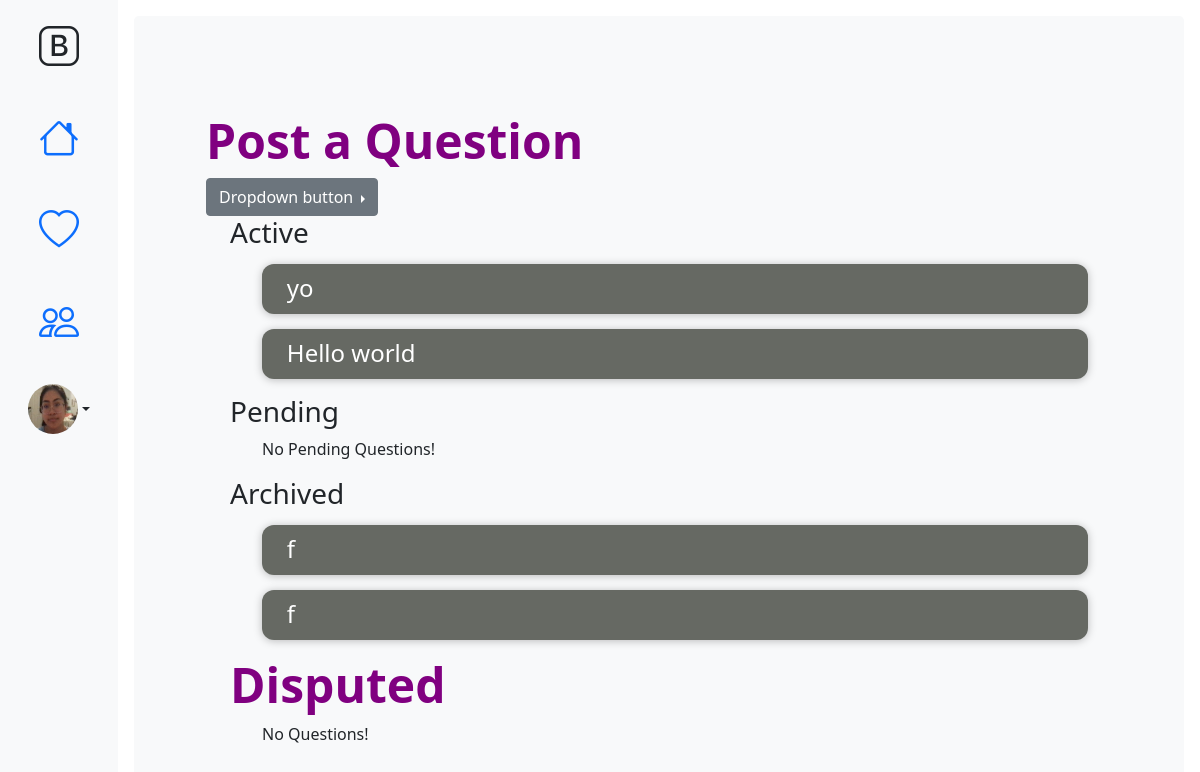
Page /user/ (signed in) on the earlier database version.
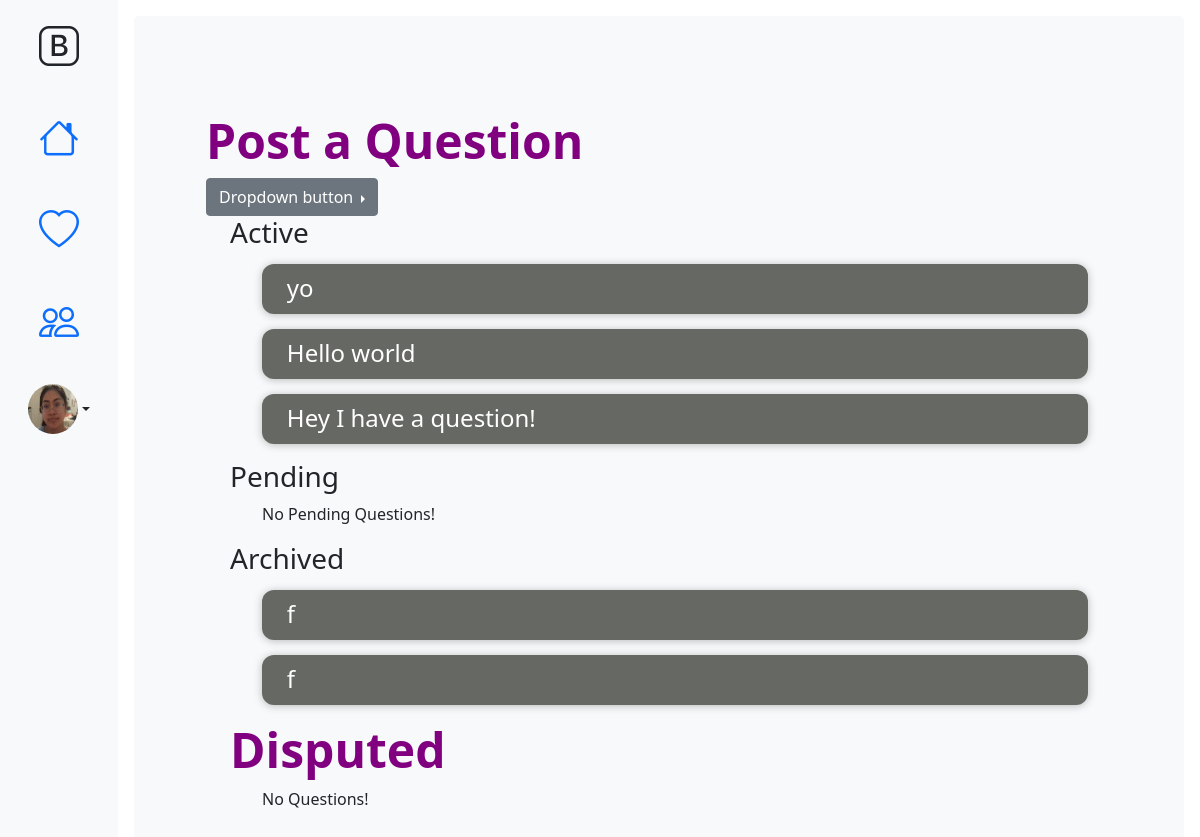
Same page on the later database version.
### firstApp/models.py (models this page shows, shortened)
class Question(models.Model):
    PROGRESSTYPE = models.TextChoices('PROGRESSTYPE', 'Active Pending Archived Disputed')
    FIELDTYPE = models.TextChoices('FIELDTYPE', 'Medical Engineering Education Home General')
    title = models.CharField(max_length=200)
    author = models.ForeignKey('auth.User', on_delete=models.CASCADE, null=True)
    text = models.TextField()
    created_date = models.DateTimeField(default=timezone.now)
    price = models.PositiveIntegerField(default=1)
    field_type = models.CharField(choices=FIELDTYPE.choices, max_length=12, default="General")
    progress_type = models.CharField(choices=PROGRESSTYPE.choices, max_length=12, default="Pending")
    room = models.CharField(max_length=6, default="")

### firstApp/views.py (the view)
# urls.py: path('user/',views.HomeUserViewList.as_view(),name="home"),
class HomeUserViewList(LoginRequiredMixin,ListView):
    login_url = '/about/'
    redirect_field_name = ''
    template_name = 'firstApp/home_list.html'
    context_object_name = 'questions'
    model = Question
    def get_queryset(self):
         if self.request.user.is_authenticated:
             return Question.objects.filter(author=self.request.user)
         else:
             return Question.objects.none()
    def get_context_data(self,**kwargs):
        context = super(HomeUserViewList,self).get_context_data(**kwargs)
        context['form']=QuestionForm()
        context['active_questions']=Question.objects.filter(progress_type= 'Active',author=self.request.user)
        context['pending_questions']=Question.objects.filter(progress_type= 'Pending', author=self.request.user)
        context['archived_questions']=Question.objects.filter(progress_type= 'Archived', author=self.request.user)
        context['disputed_questions']=Question.objects.filter(progress_type= 'Disputed', author=self.request.user)
        return context

### firstApp/context_processors.py (called while the page is built)
def firstContext(request):
    try:
        if request.user.is_authenticated:
            profile = get_object_or_404(UserProfileInfo,user=request.user)
            return {
                'profile': profile
            }
        return {'empty': ''}
    except:
        return {'profile':'hi'}

### firstApp/templates/firstApp/home_list.html (shortened to what this page needs)
{% extends "firstApp/base2.html" %}
{% block body_block %}
<div class="p-5 mb-4 bg-light rounded-3">
      <div class="container-fluid py-5">
        <h1 class="display-5 fw-bold color-me">Post a Question</h1>
        <div class="dropend">
          <button class="btn btn-secondary dropdown-toggle" type="button" id="dropdownMenuButton1" data-bs-toggle="dropdown" aria-expanded="false">
            Dropdown button
          </button>
        </div>
        <div class="container">
          <div class="centerstage">
            <h3>Active</h3>
            <ul>
              {% for question in active_questions %}
              <div class="whole-post" onclick="location.href='{%url 'firstApp:userRoom' slug=question.room %}'">
                <div class="question-list-item">
              <h4>{{question.title}}</h4>
              </div>
              </div>
              {%empty%}
              <p>No Active Questions!</p>
              {% endfor %}
            </ul>
          </div>
          <div class="centerstage">
            <h3>Pending</h3>
            <ul>
              {% for question in pending_questions %}
              <div class="whole-post" onclick="location.href = {{question.id}}">
                <div class="question-list-item">
              <h4>{{question.title}}</h4>
              </div>
              </div>
              {%empty%}
              <p>No Pending Questions!</p>
              {% endfor %}
            </ul>
          </div>
          <div class="centerstage">
            <h3>Archived</h3>
            <ol>
              {% for question in archived_questions %}
              <div class="whole-post" onclick="location.href = {{question.id}}">
                <div class="question-list-item">
              <h4>{{question.title}}</h4>
              </div>
              </div>
              {%empty%}
              <p>No Archived Questions!</p>
              {% endfor %}
            </ol>
          </div>
          <h1 class="display-5 fw-bold color-me">Disputed</h1>
          <div class="centerstage">
            <ul>
              {% for question in disputed_questions %}
              <div class="whole-post" onclick="location.href = '{%url 'firstApp:room' slug=question.room %}'">
                <div class="question-list-item">
              <h4>{{question.title}}</h4>
              </div>
              </div>
              {%empty%}
              <p>No Questions!</p>
              {% endfor %}
            </ul>
          </div>
        </div>
      </div>
    </div>
{% endblock %}

Differences in the rows shown:
added Question: title "Hey I have a question!", shown under "Active"
